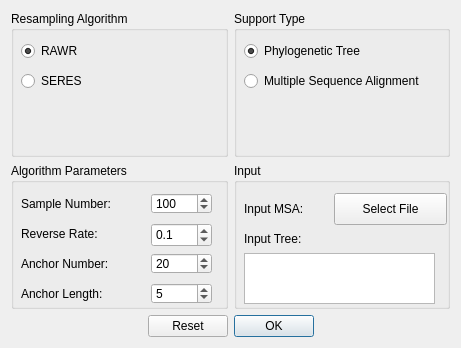
<?xml version="1.0" encoding="UTF-8"?>
<ui version="4.0">
 <class>Form</class>
 <widget class="QWidget" name="Form">
  <property name="geometry">
   <rect>
    <x>0</x>
    <y>0</y>
    <width>461</width>
    <height>348</height>
   </rect>
  </property>
  <property name="minimumSize">
   <size>
    <width>461</width>
    <height>348</height>
   </size>
  </property>
  <property name="maximumSize">
   <size>
    <width>461</width>
    <height>348</height>
   </size>
  </property>
  <property name="windowTitle">
   <string>RAWR and SERES support estimation</string>
  </property>
  <layout class="QGridLayout">
   <item row="1" column="0">
    <widget class="QGroupBox" name="parametersGroupBox">
     <property name="title">
      <string>Algorithm Parameters</string>
     </property>
     <widget class="QSpinBox" name="sampleNumberSpinBox">
      <property name="geometry">
       <rect>
        <x>140</x>
        <y>30</y>
        <width>61</width>
        <height>21</height>
       </rect>
      </property>
      <property name="minimum">
       <number>1</number>
      </property>
      <property name="maximum">
       <number>500</number>
      </property>
      <property name="value">
       <number>100</number>
      </property>
     </widget>
     <widget class="QLabel" name="sampleNumberLabel">
      <property name="geometry">
       <rect>
        <x>10</x>
        <y>30</y>
        <width>111</width>
        <height>21</height>
       </rect>
      </property>
      <property name="text">
       <string>Sample Number:</string>
      </property>
     </widget>
     <widget class="QLabel" name="reverseRateLabel">
      <property name="geometry">
       <rect>
        <x>10</x>
        <y>60</y>
        <width>101</width>
        <height>21</height>
       </rect>
      </property>
      <property name="text">
       <string>Reverse Rate:</string>
      </property>
     </widget>
     <widget class="QDoubleSpinBox" name="reverseRateSpinBox">
      <property name="geometry">
       <rect>
        <x>140</x>
        <y>60</y>
        <width>61</width>
        <height>24</height>
       </rect>
      </property>
      <property name="decimals">
       <number>1</number>
      </property>
      <property name="minimum">
       <double>0.000000000000000</double>
      </property>
      <property name="maximum">
       <double>0.900000000000000</double>
      </property>
      <property name="singleStep">
       <double>0.100000000000000</double>
      </property>
      <property name="value">
       <double>0.100000000000000</double>
      </property>
     </widget>
     <widget class="QLabel" name="anchorNumberLabel">
      <property name="geometry">
       <rect>
        <x>10</x>
        <y>90</y>
        <width>111</width>
        <height>21</height>
       </rect>
      </property>
      <property name="text">
       <string>Anchor Number:</string>
      </property>
     </widget>
     <widget class="QSpinBox" name="anchorNumberSpinBox">
      <property name="geometry">
       <rect>
        <x>140</x>
        <y>90</y>
        <width>61</width>
        <height>21</height>
       </rect>
      </property>
      <property name="minimumSize">
       <size>
        <width>51</width>
        <height>0</height>
       </size>
      </property>
      <property name="maximum">
       <number>200</number>
      </property>
      <property name="value">
       <number>20</number>
      </property>
     </widget>
     <widget class="QLabel" name="anchorLengthLabel">
      <property name="geometry">
       <rect>
        <x>10</x>
        <y>120</y>
        <width>111</width>
        <height>21</height>
       </rect>
      </property>
      <property name="text">
       <string>Anchor Length:</string>
      </property>
     </widget>
     <widget class="QSpinBox" name="anchorLengthSpinBox">
      <property name="geometry">
       <rect>
        <x>140</x>
        <y>120</y>
        <width>61</width>
        <height>21</height>
       </rect>
      </property>
      <property name="maximum">
       <number>200</number>
      </property>
      <property name="value">
       <number>5</number>
      </property>
     </widget>
    </widget>
   </item>
   <item row="0" column="1">
    <widget class="QGroupBox" name="supportTypeGroupBox">
     <property name="title">
      <string>Support Type</string>
     </property>
     <widget class="QRadioButton" name="msaRadioButton">
      <property name="geometry">
       <rect>
        <x>10</x>
        <y>60</y>
        <width>201</width>
        <height>20</height>
       </rect>
      </property>
      <property name="text">
       <string>Multiple Sequence Alignment</string>
      </property>
     </widget>
     <widget class="QRadioButton" name="treeRadioButton">
      <property name="geometry">
       <rect>
        <x>10</x>
        <y>30</y>
        <width>201</width>
        <height>20</height>
       </rect>
      </property>
      <property name="text">
       <string>Phylogenetic Tree</string>
      </property>
      <property name="checked">
       <bool>true</bool>
      </property>
     </widget>
    </widget>
   </item>
   <item row="0" column="0">
    <widget class="QGroupBox" name="algorithmGroupBox">
     <property name="title">
      <string>Resampling Algorithm</string>
     </property>
     <widget class="QRadioButton" name="rawrRadioButton">
      <property name="geometry">
       <rect>
        <x>10</x>
        <y>30</y>
        <width>100</width>
        <height>20</height>
       </rect>
      </property>
      <property name="inputMethodHints">
       <set>Qt::ImhNone</set>
      </property>
      <property name="text">
       <string>RAWR</string>
      </property>
      <property name="checked">
       <bool>true</bool>
      </property>
     </widget>
     <widget class="QRadioButton" name="seresRadioButton">
      <property name="geometry">
       <rect>
        <x>10</x>
        <y>60</y>
        <width>100</width>
        <height>20</height>
       </rect>
      </property>
      <property name="text">
       <string>SERES</string>
      </property>
     </widget>
    </widget>
   </item>
   <item row="1" column="1">
    <widget class="QGroupBox" name="input">
     <property name="title">
      <string>Input</string>
     </property>
     <widget class="QPushButton" name="inputMSAFilePushButton">
      <property name="geometry">
       <rect>
        <x>100</x>
        <y>30</y>
        <width>113</width>
        <height>32</height>
       </rect>
      </property>
      <property name="text">
       <string>Select File</string>
      </property>
     </widget>
     <widget class="QLabel" name="inputMSALabel">
      <property name="geometry">
       <rect>
        <x>10</x>
        <y>30</y>
        <width>91</width>
        <height>31</height>
       </rect>
      </property>
      <property name="text">
       <string>Input MSA:</string>
      </property>
     </widget>
     <widget class="QLabel" name="inputTreeLabel">
      <property name="geometry">
       <rect>
        <x>10</x>
        <y>60</y>
        <width>91</width>
        <height>31</height>
       </rect>
      </property>
      <property name="text">
       <string>Input Tree:</string>
      </property>
     </widget>
     <widget class="QPlainTextEdit" name="inputTreeTextEdit">
      <property name="geometry">
       <rect>
        <x>10</x>
        <y>90</y>
        <width>191</width>
        <height>51</height>
       </rect>
      </property>
     </widget>
    </widget>
   </item>
   <item row="2" column="0" colspan="2">
    <widget class="QDialogButtonBox" name="buttonBox">
     <property name="standardButtons">
      <set>QDialogButtonBox::Ok|QDialogButtonBox::Reset</set>
     </property>
     <property name="centerButtons">
      <bool>true</bool>
     </property>
    </widget>
   </item>
  </layout>
 </widget>
 <resources/>
 <connections>
  <connection>
   <sender>rawrRadioButton</sender>
   <signal>toggled(bool)</signal>
   <receiver>anchorLengthSpinBox</receiver>
   <slot>setDisabled(bool)</slot>
   <hints>
    <hint type="sourcelabel">
     <x>71</x>
     <y>39</y>
    </hint>
    <hint type="destinationlabel">
     <x>157</x>
     <y>282</y>
    </hint>
   </hints>
  </connection>
  <connection>
   <sender>rawrRadioButton</sender>
   <signal>toggled(bool)</signal>
   <receiver>anchorNumberSpinBox</receiver>
   <slot>setDisabled(bool)</slot>
   <hints>
    <hint type="sourcelabel">
     <x>71</x>
     <y>39</y>
    </hint>
    <hint type="destinationlabel">
     <x>157</x>
     <y>252</y>
    </hint>
   </hints>
  </connection>
  <connection>
   <sender>seresRadioButton</sender>
   <signal>toggled(bool)</signal>
   <receiver>anchorLengthSpinBox</receiver>
   <slot>setEnabled(bool)</slot>
   <hints>
    <hint type="sourcelabel">
     <x>71</x>
     <y>69</y>
    </hint>
    <hint type="destinationlabel">
     <x>157</x>
     <y>282</y>
    </hint>
   </hints>
  </connection>
  <connection>
   <sender>seresRadioButton</sender>
   <signal>toggled(bool)</signal>
   <receiver>anchorNumberSpinBox</receiver>
   <slot>setEnabled(bool)</slot>
   <hints>
    <hint type="sourcelabel">
     <x>71</x>
     <y>69</y>
    </hint>
    <hint type="destinationlabel">
     <x>157</x>
     <y>252</y>
    </hint>
   </hints>
  </connection>
  <connection>
   <sender>msaRadioButton</sender>
   <signal>toggled(bool)</signal>
   <receiver>inputTreeTextEdit</receiver>
   <slot>setDisabled(bool)</slot>
   <hints>
    <hint type="sourcelabel">
     <x>349</x>
     <y>69</y>
    </hint>
    <hint type="destinationlabel">
     <x>344</x>
     <y>267</y>
    </hint>
   </hints>
  </connection>
  <connection>
   <sender>treeRadioButton</sender>
   <signal>toggled(bool)</signal>
   <receiver>inputTreeTextEdit</receiver>
   <slot>setEnabled(bool)</slot>
   <hints>
    <hint type="sourcelabel">
     <x>349</x>
     <y>39</y>
    </hint>
    <hint type="destinationlabel">
     <x>344</x>
     <y>267</y>
    </hint>
   </hints>
  </connection>
 </connections>
</ui>
